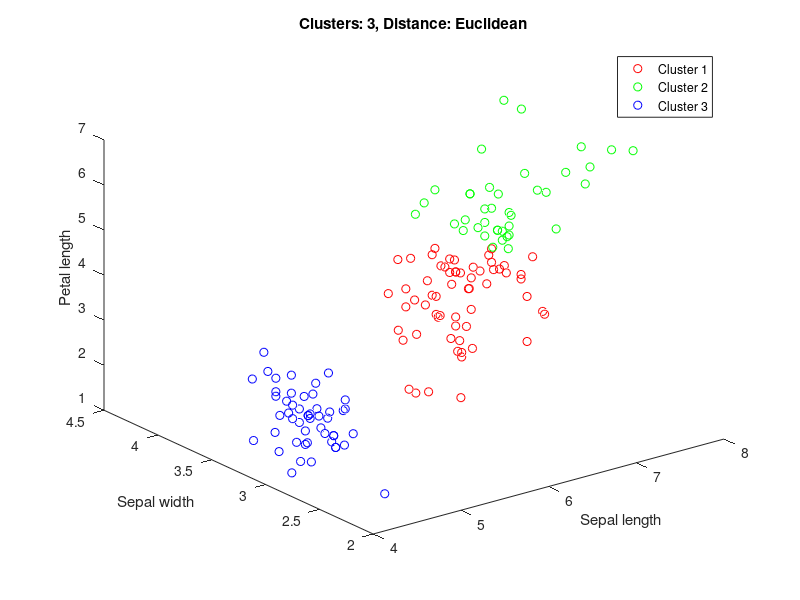
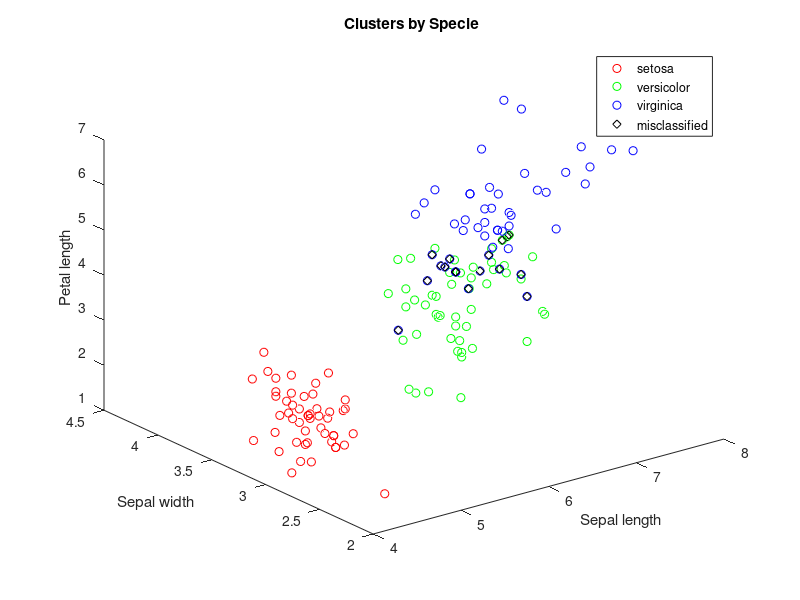

MATLAB code for these plots, in order:

%% load data
%Sepal length 	Sepal width 	Petal length 	Petal width 	Species
load fisheriris;
% fisher(:, 5) = species;
fisher(:, 1:4) = meas;

%% cluster, ignoring the species info i.e type
cluster_size = 3;
cosine = 0; %or 1
distance = 'Euclidean';
replicates = 1; %or some value > 1
if (cosine == 1)
    fisher_cluster = kmeans(fisher(:, 1:4), cluster_size, 'Distance', 'cosine', 'display', 'iter');
    distance = 'Cosine';
else
    if (replicates == 1)
        fisher_cluster = kmeans(fisher(:, 1:4), cluster_size, 'display', 'iter');
    else
        fisher_cluster = kmeans(fisher(:, 1:4), cluster_size, 'Replicates', replicates, 'display', 'iter');
    end
end

%% plot the clusters gotten from kmeans
figure
for i = 1:cluster_size 
    [indices] = find(fisher_cluster(:) == i);
    switch (i)
        case 1
            plot3(fisher(indices, 1), fisher(indices, 2), fisher(indices, 3), 'or');
            hold on
        case 2
            plot3(fisher(indices, 1), fisher(indices, 2), fisher(indices, 3), 'og');
            hold on
        case 3
            plot3(fisher(indices, 1), fisher(indices, 2), fisher(indices, 3), 'ob');
            hold on
    end
end
xlabel('Sepal length'); 	 	
ylabel('Sepal width');
zlabel('Petal length');
if (cluster_size == 2)
    legend('Cluster 1', 'Cluster 2');
else
    legend('Cluster 1', 'Cluster 2', 'Cluster 3');
end
if (replicates == 1)
    title(['Clusters: ' num2str(cluster_size) ', Distance: ' distance]);
else
    title(['Clusters: ' num2str(cluster_size) ', Distance: ' distance ', Replicates: ' num2str(replicates)]);
end

%% plot the clusters by specie
if (cluster_size == 3)
%get all species
types = unique(species(:, 1));
specie_diff = zeros(150, 2); %0=setosa, 1=versicolor, 2=virginica
specie_diff(:, 2) = fisher_cluster;
figure
for i = 1:size(types, 1)
    [indices] = find(strcmp(species(:), types(i)));
    if (strcmp(types(i), 'setosa'))
        specie_diff(indices) = 0;
        plot3(fisher(indices, 1), fisher(indices, 2), fisher(indices, 3),'or');
        hold on
    elseif (strcmp(types(i), 'versicolor'))
        specie_diff(indices) = 1;
        plot3(fisher(indices, 1), fisher(indices, 2), fisher(indices, 3),'og')
        hold on
    elseif (strcmp(types(i), 'virginica'))
        specie_diff(indices) = 2;
        plot3(fisher(indices, 1), fisher(indices, 2), fisher(indices, 3),'ob')
        hold on
    end
end
xlabel('Sepal length'); 	 	
ylabel('Sepal width');
zlabel('Petal length');
%legend('setosa', 'versicolor', 'virginica');
title(['Clusters by Specie ']);

% plot wrongly clustered points
%we notice from data stored in specie_diff that
%data 1 = setosa(0) and properly clustered
specie_0_cluster = specie_diff(1, 2);
%data 56 = versicolor(1) and properly clustered
specie_1_cluster = specie_diff(56, 2);
%data 110 = virginica(2) and properly clustered
specie_2_cluster = specie_diff(110, 2);

%get which cluster represents which
[specie_0_indices] = find(specie_diff(:, 2) ==  specie_0_cluster);
[specie_1_indices] = find(specie_diff(:, 2) ==  specie_1_cluster);
[specie_2_indices] = find(specie_diff(:, 2) ==  specie_2_cluster);

%set cluster index to specie type
specie_diff(specie_0_indices, 2) = 0;
specie_diff(specie_1_indices, 2) = 1;
specie_diff(specie_2_indices, 2) = 2;

%plot
hold on
%setosa(0)
[indices] = find(specie_diff(:,1) == 0 & specie_diff(:,1) ~= specie_diff(:,2));
plot3(fisher(indices, 1), fisher(indices, 2), fisher(indices, 3),'diamondk');
hold on
%versicolor(1)
[indices] = find(specie_diff(:,1) == 1 & specie_diff(:,1) ~= specie_diff(:,2));
plot3(fisher(indices, 1), fisher(indices, 2), fisher(indices, 3),'diamondk')
hold on
%virginica(2)
[indices] = find(specie_diff(:,1) == 2 & specie_diff(:,1) ~= specie_diff(:,2));
plot3(fisher(indices, 1), fisher(indices, 2), fisher(indices, 3),'diamondk')
hold on

legend('setosa', 'versicolor', 'virginica', 'misclassified');
end